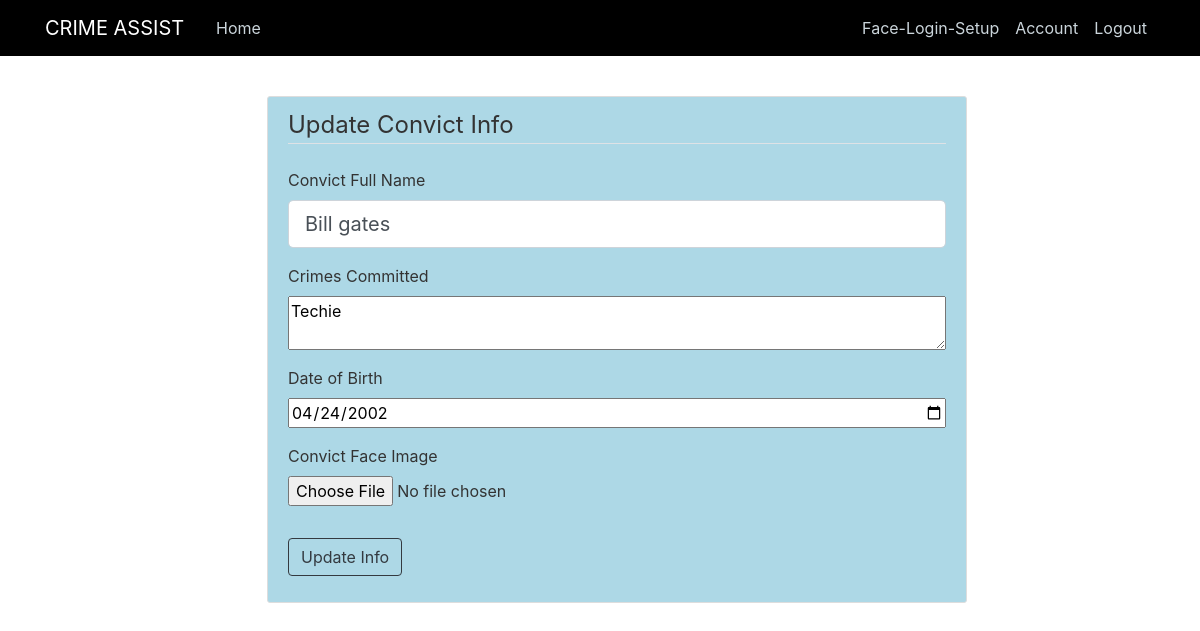
Screenshot of /updateConvictInfo/3 (signed in) with the database file from the repository.
### crimeassist/models.py (models this page shows, shortened)
class Convict(db.Model):
    id = db.Column(db.Integer,primary_key=True)
    name = db.Column(db.String(25),nullable=False)
    dob = db.Column(db.Date ,nullable = False)
    profile_image = db.Column(db.String(20),nullable=False)
    crimes = db.Column(db.Text,nullable=False)
    images = db.relationship('ConvictImage', backref = 'person', lazy=True)

### crimeassist/routes.py (the view)
@app.route('/updateConvictInfo/<int:convict_id>', methods=['POST', 'GET'])
@login_required
def updateConvictInfo(convict_id):
    imghex = secrets.token_hex(8)
    picture_file  = str(imghex) + '.jpg'
    convict = Convict.query.get_or_404(convict_id)
    form = UpdateConvictForm()
    if form.validate_on_submit():
        if form.profile_image.data:
            save_convict_picture(form.profile_image.data, imghex)
            convict.profile_image=picture_file
            img = ConvictImage.query.get_or_404(convict.id)
            loc = "D:\Flask\crimeassist\static\convict_pics"
            path1 = os.path.join(loc,img.image_file)
            os.remove(path1)
            img.image_file = picture_file
        convict.name = form.name.data
        convict.crimes = form.crimes.data
        convict.dob = form.dob.data
        db.session.commit()
        generate_convict_encodings()
        flash('Convict info Updated successfully!','success')
        return redirect(url_for('update'))
    elif request.method == 'GET':
        form.name.data = convict.name
        form.crimes.data  =convict.crimes
        form.dob.data =convict.dob
        form.profile_image.data =convict.profile_image
    return render_template('updateConvictInfo.html',title='Update Info', form=form)

### crimeassist/forms.py
class UpdateConvictForm(FlaskForm):
    name = StringField('Convict Full Name',
                            validators=[DataRequired() , Length(min=2, max=25) ])
    dob = DateField('Date of Birth',validators=[DataRequired()])
    profile_image  = FileField('Convict Face Image', validators =[FileAllowed(['jpg','png'])])
    crimes = TextAreaField('Crimes Committed',validators=[DataRequired()] )
    submit  = SubmitField('Update Info')

### crimeassist/models.py (called while the page is built)
@login_manager.user_loader
def load_user(user_id):
    return User.query.get(user_id)

### crimeassist/templates/updateConvictInfo.html (shortened to what this page needs)
{% extends 'layout.html' %}
{% block content %}
<div class="content-section">
    <form action="" method="POST" enctype="multipart/form-data">
        <fieldset class="form-group">
            <legend class="border-bottom mb-4">Update Convict Info</legend>
            <div class="form-group">
                {{ form.name.label(class="form-control-label") }}
                {% if form.name.errors %}
                {{ form.name(class="form-control form-control-lg is-invalid") }}
                <div class="invalid-feedback">
                    {% for error in form.name.errors %}
                    <span>{{ error }}</span>
                    {% endfor %}
                </div>
                {% else %}
                {{ form.name(class="form-control form-control-lg") }}
                {% endif %}
            </div>
            <div class="form-group">
                {{ form.crimes.label() }}
                {{ form.crimes(class='form-control-file') }}
            </div>
            <div class="form-group">
                {{ form.dob.label() }}
                {{ form.dob(class='form-control-file') }}
            </div>
            <div class="form-group">
                {{ form.profile_image.label() }}
                {{ form.profile_image(class='form-control-file') }}
            </div>
        </fieldset>
        <div class="form-group">
            {{ form.submit(class="btn btn-outline-dark") }}
        </div>
    </form>
    {% endblock content%}

### crimeassist/static/style.css (style rules this page uses)
body { background-image:url("https://media.istockphoto.com/photos/digital-cyberspace-with-particles-and-digital-data-network-high-picture-id1302189748?b=1&k=20&m=1302189748&s=170667a&w=0&h=s0o2dhTh40lrWLPt6rg54S0jCUywkr6h04rDdfStMq8="); color: #333333; }
.content-section { width:700px; background: lightblue; padding: 10px 20px; border: 1px solid #dddddd; border-radius: 3px; margin-bottom: 20px; margin-left:20%; margin-top:40px; margin-right:500px; }

### rows the page displays
Convict: name "Bill gates", crimes "Techie", dob "04/24/2002"
